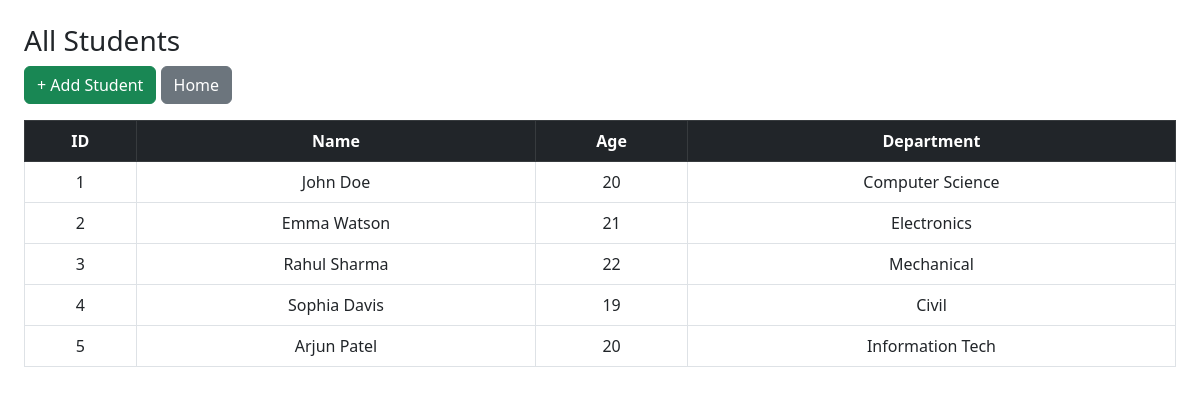
/students, run on the app's committed database.
### tables this page shows
CREATE TABLE students (
    id INTEGER PRIMARY KEY AUTOINCREMENT,
    name TEXT NOT NULL,
    age INTEGER NOT NULL,
    department TEXT NOT NULL
);

### app.py (the view)
@app.route('/students')
def students():
    conn = get_db_connection()
    data = conn.execute('SELECT * FROM students').fetchall()
    conn.close()
    return render_template('students.html', students=data)

### app.py (called while the page is built)
def get_db_connection():
    conn = sqlite3.connect('school.db')
    conn.row_factory = sqlite3.Row
    return conn

### templates/students.html (shortened to what this page needs)
<!DOCTYPE html>
<html>
<head>
  <link href="https://cdn.jsdelivr.net/npm/bootstrap@5.3.0/dist/css/bootstrap.min.css" rel="stylesheet">
</head>
<body class="p-4">
  <h3>All Students</h3>
  <a href="/students/add" class="btn btn-success mb-3">+ Add Student</a>
  <a href="/" class="btn btn-secondary mb-3">Home</a>
  <table class="table table-bordered text-center">
    <thead class="table-dark">
      <tr><th>ID</th><th>Name</th><th>Age</th><th>Department</th></tr>
    </thead>
    <tbody>
      {% for s in students %}
      <tr><td>{{ s.id }}</td><td>{{ s.name }}</td><td>{{ s.age }}</td><td>{{ s.department }}</td></tr>
      {% endfor %}
    </tbody>
  </table>
</body>
</html>

### data on the page
students: id "1", name "John Doe", age "20", department "Computer Science"
students: id "2", name "Emma Watson", age "21", department "Electronics"
students: id "3", name "Rahul Sharma", age "22", department "Mechanical"
students: id "4", name "Sophia Davis", age "19", department "Civil"
students: id "5", name "Arjun Patel", age "20", department "Information Tech"
